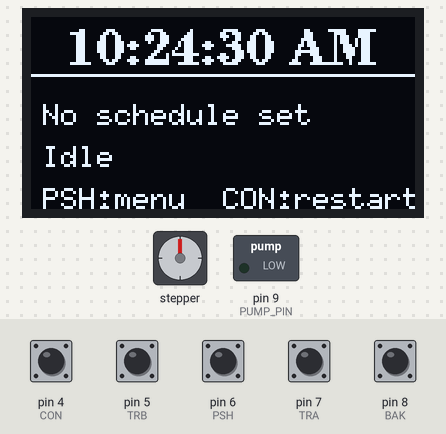
This sketch was run on a simulated SparkFun Pro Micro, built with avr-gcc and run on an emulated ATmega32U4. Shown: stepper motor, 128×64 one-colour display, switched loads named in the sketch (green lamp = pin HIGH). Wiring (inferred from the names in the program): stepper motor (2048 steps per turn assumed): coils pin 10, pin 16, pin 14, pin 15. The inputs (shaded band) are chosen by the test bench; at power-on: pin 4 (CON), pin 5 (TRB), pin 6 (PSH), pin 7 (TRA), pin 8 (BAK) HIGH. The local clock reads 2024-03-15 10:24:30 at power-on unless the sketch sets it.

Above: at 1.2 s.
1.3 s: pin 6 (PSH) pulled LOW for 0.45 s
At 3.0 s:
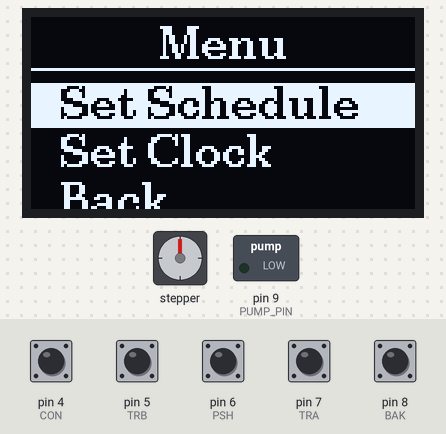
3.3 s: pin 6 (PSH) pulled LOW for 1 s
At 4.3 s:
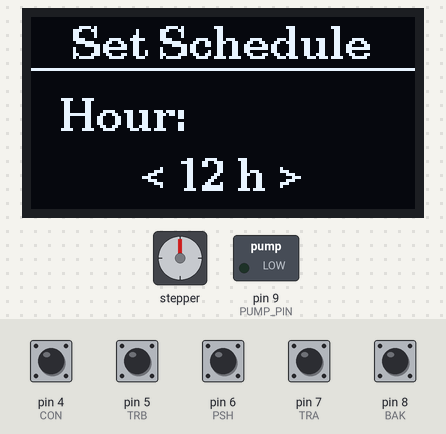
5.8 s: pin 6 (PSH) pulled LOW for 0.45 s
At 7.0 s:
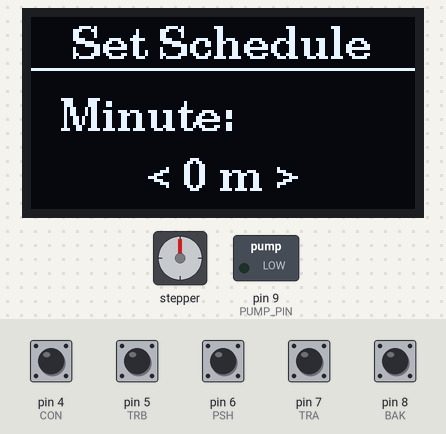
7.8 s: pin 6 (PSH) pulled LOW for 0.45 s
At 8.9 s:
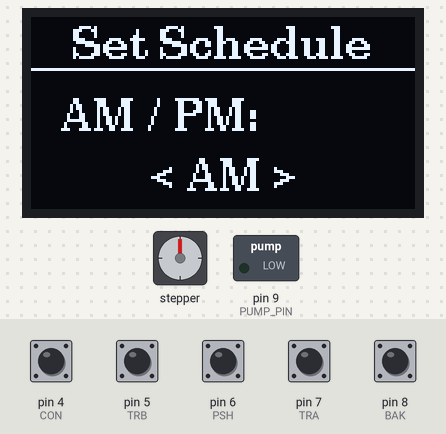
9.9 s: pin 7 (TRA) pulled LOW for 0.45 s
At 11.9 s:
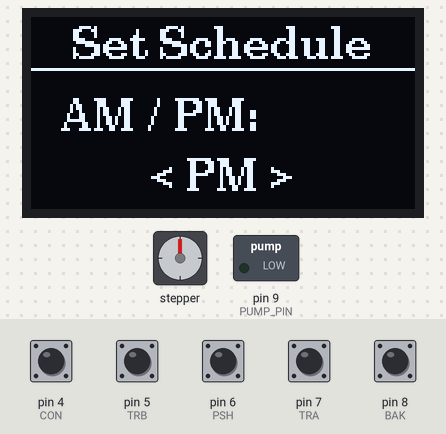
12.2 s: pin 6 (PSH) pulled LOW for 1 s
At 13.4 s:
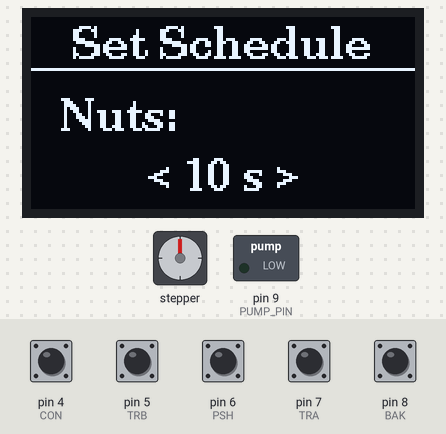
Timing chart, 0 to 15.2 s (numbered marks = the images above; inputs shaded):
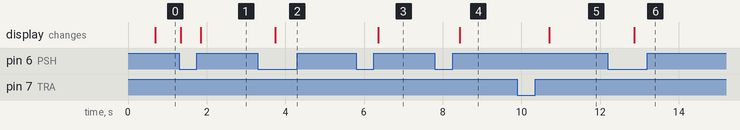

The sketch:

ans2.ino
```cpp
/*
 * Automatic Nut & Water Dispensing System
 * =======================================
 *
 * Hardware:
 *   - Arduino Pro Micro (ATmega32U4)
 *   - 1.3" OLED display (SH1106, 128x64, I2C at 0x3C)
 *   - EC11 rotary encoder with push button
 *   - CON (confirm) and BAK (back) buttons on the module
 *   - Water pump via MOSFET on pin 9
 *   - 28BYJ-48 stepper motor via ULN2003 driver (nut dispenser)
 *   - DS3231 RTC module (I2C at 0x68)
 *
 * Pin Mapping:
 *   TRA (Encoder A) -> Pin 7  (interrupt-capable INT6)
 *   TRB (Encoder B) -> Pin 5
 *   PSH (Encoder push) -> Pin 6
 *   CON (Confirm btn) -> Pin 4
 *   BAK (Back btn)    -> Pin 8
 *   SDA -> Pin 2 (I2C data)
 *   SCL -> Pin 3 (I2C clock)
 *   IN1 (ULN2003) -> Pin 10
 *   IN2 (ULN2003) -> Pin 16
 *   IN3 (ULN2003) -> Pin 14
 *   IN4 (ULN2003) -> Pin 15
 *   PUMP (MOSFET gate) -> Pin 9
 *
 * Button Roles:
 *   PSH  - Select/confirm in all menus; open menu from home screen
 *   BAK  - Go back to previous screen
 *   CON  - Re-arm schedule after dispensing completes (home screen only)
 *
 * How It Works:
 *   1. On boot, user sets the current time (hour, minute, AM/PM).
 *   2. From the home screen, press PSH to open the menu.
 *   3. "Set Schedule" lets user pick a dispense time and duration.
 *   4. At the scheduled time each day:
 *      - Nut dispenser runs for the set duration
 *      - Immediately after, water pump runs for the same duration
 *   5. After both finish, display shows "Done! CON to restart".
 *   6. Press CON to re-arm the same schedule for the next trigger.
 *   7. Schedule persists — no need to re-enter time/duration each day.
 *
 * Time Keeping:
 *   DS3231 RTC module keeps accurate time with battery backup.
 *   Time persists across power cycles. If RTC has valid time, clock
 *   setup is skipped on boot.
 *
 * Display Library:
 *   U8g2 with page buffering (128-byte pages) to fit within the
 *   Pro Micro's 2.5KB RAM. During stepper dispensing, display redraws
 *   are throttled to once per second so the main loop runs fast enough
 *   to step the motor at 5ms intervals.
 *
 * Stepper Motor:
 *   28BYJ-48 driven via ULN2003 (full-step sequence, 5ms step delay).
 *   Coils are de-energized when idle to save power and reduce heat.
 */

#include <U8g2lib.h>
#include <Wire.h>
#include <RTClib.h>
#include <EEPROM.h>

// --- Display: SH1106 128x64 OLED over hardware I2C ---
U8G2_SH1106_128X64_NONAME_1_HW_I2C u8g2(U8G2_R0, U8X8_PIN_NONE);

// --- DS3231 RTC ---
RTC_DS3231 rtc;

// --- Pin definitions ---
#define TRA 7   // Encoder channel A (uses INT6 for hardware interrupt)
#define TRB 5   // Encoder channel B
#define PSH 6   // Encoder push button (select/confirm)
#define CON 4   // Confirm button (re-arm schedule only)
#define BAK 8   // Back button

#define PUMP_PIN 9   // MOSFET gate for water pump (HIGH = on)

// --- Stepper motor (28BYJ-48 via ULN2003) for nut dispenser ---
#define IN1 10
#define IN2 16
#define IN3 14
#define IN4 15

// Full-step sequence (4 steps, good torque)
const uint8_t stepSeq[4][4] = {
  {1,1,0,0}, {0,1,1,0}, {0,0,1,1}, {1,0,0,1}
};
int stepIdx = 0;
unsigned long lastStepTime = 0;
#define STEP_DELAY_MS 5  // milliseconds between steps

// Advance stepper one step (dir: 1=CW, -1=CCW). Non-blocking.
void stepMotor(int dir) {
  stepIdx = (stepIdx + dir + 4) % 4;
  digitalWrite(IN1, stepSeq[stepIdx][0]);
  digitalWrite(IN2, stepSeq[stepIdx][1]);
  digitalWrite(IN3, stepSeq[stepIdx][2]);
  digitalWrite(IN4, stepSeq[stepIdx][3]);
}

// Turn off all coils (saves power when idle)
void stopMotor() {
  digitalWrite(IN1, LOW);
  digitalWrite(IN2, LOW);
  digitalWrite(IN3, LOW);
  digitalWrite(IN4, LOW);
}

// =====================================================================
// Rotary Encoder (interrupt-driven)
// =====================================================================
// TRA is on pin 7 (INT6), so we use a hardware interrupt on FALLING edge.
// On each detent, we compare TRB to TRA to determine rotation direction.

volatile int encDelta = 0;

void encoderISR() {
  if (digitalRead(TRB) != digitalRead(TRA)) encDelta++;
  else encDelta--;
}

// Read and reset accumulated encoder ticks since last call
int readEncoder() {
  int d = encDelta;
  encDelta = 0;
  return d;
}

// =====================================================================
// Button Debounce
// =====================================================================
// Simple edge detector: returns true once per HIGH->LOW transition.
// Uses internal pull-ups, so pressed = LOW.

bool btnPressed(int pin, int &last) {
  int v = digitalRead(pin);
  bool p = (v == LOW && last == HIGH);
  last = v;
  return p;
}

int lastPsh = 1, lastCon = 1, lastBak = 1;

// =====================================================================
// RTC Time Functions
// =====================================================================

DateTime now() { return rtc.now(); }

// Current seconds since midnight
long nowSecs() {
  DateTime n = now();
  return (long)n.hour() * 3600L + (long)n.minute() * 60L + n.second();
}

// 12-hour format helpers
int nowHour12() {
  int h = now().hour() % 12;
  return h == 0 ? 12 : h;
}
int nowMin()    { return now().minute(); }
int nowSecond() { return now().second(); }
bool nowIsPM()  { return now().hour() >= 12; }

// Convert 12-hour + AM/PM to 24-hour format
int to24(int h12, bool pm) {
  if (pm) return h12 == 12 ? 12 : h12 + 12;
  else return h12 == 12 ? 0 : h12;
}

// =====================================================================
// Schedule & Dispensing State Machine
// =====================================================================

struct Schedule {
  int hour24;         // scheduled hour in 24h format (0-23)
  uint8_t minute;     // scheduled minute (0-59)
  uint8_t nutDur;     // nut dispense duration in seconds (1-120)
  uint8_t waterDur;   // water dispense duration in seconds (1-120)
  bool set;           // true once user has configured a schedule
};

Schedule sched = {0, 0, 10, 10, false};

// EEPROM addresses for schedule persistence
#define EEPROM_MAGIC_ADDR 0      // 1 byte: magic number to detect valid data
#define EEPROM_HOUR_ADDR  1      // 1 byte: hour24 (0-23)
#define EEPROM_MIN_ADDR   2      // 1 byte: minute (0-59)
#define EEPROM_NUT_DUR_ADDR   3  // 1 byte: nut duration (1-120)
#define EEPROM_WATER_DUR_ADDR 4  // 1 byte: water duration (1-120)
#define EEPROM_MAGIC_VAL  0xA6   // Magic value (changed to invalidate old format)

// Save schedule to EEPROM
void saveSchedule() {
  EEPROM.update(EEPROM_MAGIC_ADDR, EEPROM_MAGIC_VAL);
  EEPROM.update(EEPROM_HOUR_ADDR, (uint8_t)sched.hour24);
  EEPROM.update(EEPROM_MIN_ADDR, sched.minute);
  EEPROM.update(EEPROM_NUT_DUR_ADDR, sched.nutDur);
  EEPROM.update(EEPROM_WATER_DUR_ADDR, sched.waterDur);
}

// Load schedule from EEPROM (returns true if valid data found)
bool loadSchedule() {
  if (EEPROM.read(EEPROM_MAGIC_ADDR) != EEPROM_MAGIC_VAL) return false;
  sched.hour24 = EEPROM.read(EEPROM_HOUR_ADDR);
  sched.minute = EEPROM.read(EEPROM_MIN_ADDR);
  sched.nutDur = EEPROM.read(EEPROM_NUT_DUR_ADDR);
  sched.waterDur = EEPROM.read(EEPROM_WATER_DUR_ADDR);
  sched.set = true;
  return true;
}

// Dispense state machine:
//   0 = idle (waiting for scheduled time)
//   1 = nut dispenser running
//   2 = water pump running (starts immediately after nuts finish)
//   3 = done, waiting for user to press CON to re-arm
uint8_t dispState = 0;
unsigned long dispStarted = 0;
int lastTriggerMin = -1;  // prevents re-triggering within the same minute

// Forward declaration (Arduino auto-prototype doesn't handle struct refs)
void checkDispensing();

// =====================================================================
// Menu / Screen State
// =====================================================================

enum Screen {
  CLOCK_HOUR, CLOCK_MIN, CLOCK_AMPM,   // Initial clock setup
  HOME,                                  // Home screen with time & status
  MAIN_MENU,                             // Menu: Set Schedule / Set Clock / Back
  SCHED_HOUR, SCHED_MIN, SCHED_AMPM, SCHED_NUT_DUR, SCHED_WATER_DUR  // Schedule setup wizard
};

Screen screen = CLOCK_HOUR;  // Boot into clock setup
int menuPos = 0;             // Highlighted menu item index
int editVal = 12;            // Current value being edited by encoder
bool editPM = false;         // AM/PM toggle state during editing
int savedHour = 12;          // Stashed hour value across edit screens
int savedMin = 0;            // Stashed minute value across edit screens
int schedHour = 12;          // Stashed hour for schedule wizard
int schedMin = 0;            // Stashed minute for schedule wizard

// =====================================================================
// Display Drawing Functions
// =====================================================================

// Draw a centered title with underline
void drawTitle(const char *t) {
  u8g2.setFont(u8g2_font_ncenB10_tr);
  int w = u8g2.getStrWidth(t);
  u8g2.drawStr((128 - w) / 2, 14, t);
  u8g2.drawHLine(0, 17, 128);
}

// Generic edit screen: title, label, and centered value string
void drawValScreen(const char *title, const char *label, const char *valStr) {
  drawTitle(title);
  u8g2.setFont(u8g2_font_ncenB10_tr);
  u8g2.drawStr(10, 38, label);
  int w = u8g2.getStrWidth(valStr);
  u8g2.drawStr((128 - w) / 2, 58, valStr);
}

// Home screen: current time, schedule info, dispense status, button hints
void drawHome() {
  char buf[24];

  // Current time (large, centered)
  u8g2.setFont(u8g2_font_ncenB12_tr);
  snprintf(buf, sizeof(buf), "%02d:%02d:%02d %s",
           nowHour12(), nowMin(), nowSecond(), nowIsPM() ? "PM" : "AM");
  int w = u8g2.getStrWidth(buf);
  u8g2.drawStr((128 - w) / 2, 16, buf);
  u8g2.drawHLine(0, 19, 128);

  // Schedule info
  u8g2.setFont(u8g2_font_6x10_tr);
  if (sched.set) {
    int sh = sched.hour24 % 12;
    if (sh == 0) sh = 12;
    bool spm = sched.hour24 >= 12;
    snprintf(buf, sizeof(buf), "%02d:%02d%s N%ds W%ds",
             sh, sched.minute, spm ? "P" : "A", sched.nutDur, sched.waterDur);
    u8g2.drawStr(4, 36, buf);
  } else {
    u8g2.drawStr(4, 36, "No schedule set");
  }

  // Dispense state
  if (dispState == 1)
    u8g2.drawStr(4, 50, ">> Dispensing NUTS");
  else if (dispState == 2)
    u8g2.drawStr(4, 50, ">> Dispensing WATER");
  else if (dispState == 3)
    u8g2.drawStr(4, 50, "Done! CON to restart");
  else
    u8g2.drawStr(4, 50, "Idle");

  // Button hints
  u8g2.drawStr(4, 64, "PSH:menu  CON:restart");
}

// Main menu with highlighted selection
void drawMainMenu() {
  drawTitle("Menu");
  u8g2.setFont(u8g2_font_ncenB10_tr);
  const char *items[] = {"Set Schedule", "Set Clock", "Back"};
  for (int i = 0; i < 3; i++) {
    int y = 34 + i * 16;
    if (i == menuPos) {
      // Inverted highlight for selected item
      u8g2.drawBox(0, y - 12, 128, 15);
      u8g2.setDrawColor(0);
      u8g2.drawStr(10, y, items[i]);
      u8g2.setDrawColor(1);
    } else {
      u8g2.drawStr(10, y, items[i]);
    }
  }
}

// =====================================================================
// Setup
// =====================================================================

void setup() {
  // Configure button pins with internal pull-ups
  pinMode(TRA, INPUT_PULLUP);
  pinMode(TRB, INPUT_PULLUP);
  pinMode(PSH, INPUT_PULLUP);
  pinMode(CON, INPUT_PULLUP);
  pinMode(BAK, INPUT_PULLUP);

  // Water pump MOSFET (active HIGH — LOW = off)
  pinMode(PUMP_PIN, OUTPUT);
  digitalWrite(PUMP_PIN, LOW);

  // Stepper motor pins
  pinMode(IN1, OUTPUT);
  pinMode(IN2, OUTPUT);
  pinMode(IN3, OUTPUT);
  pinMode(IN4, OUTPUT);
  stopMotor();

  // Encoder interrupt on pin 7 (INT6)
  attachInterrupt(digitalPinToInterrupt(TRA), encoderISR, FALLING);

  u8g2.begin();

  // Initialize RTC
  if (!rtc.begin()) {
    // RTC not found — show error and halt
    u8g2.firstPage();
    do {
      u8g2.setFont(u8g2_font_ncenB10_tr);
      u8g2.drawStr(10, 40, "RTC not found!");
    } while (u8g2.nextPage());
    while (1);  // halt
  }

  // Skip clock setup if RTC has valid time (battery maintained)
  if (!rtc.lostPower()) {
    screen = HOME;
  }

  // Load saved schedule from EEPROM
  loadSchedule();

  editVal = 12;
  editPM = false;
}

// =====================================================================
// Dispensing Logic
// =====================================================================
// Called every loop iteration. Checks if current time matches schedule
// and manages the nuts -> water -> done state transitions.

void checkDispensing() {
  // Check if it's time to trigger
  if (sched.set && dispState == 0) {
    int curMin = (nowSecs() / 60) % 1440;
    int schedMin = sched.hour24 * 60 + sched.minute;
    if (curMin == schedMin && lastTriggerMin != curMin) {
      dispState = 1;
      dispStarted = millis();
      lastTriggerMin = curMin;
    }
    // Reset trigger guard once we've moved past the scheduled minute
    if (curMin != schedMin) {
      lastTriggerMin = -1;
    }
  }

  // Nut dispenser running: run motor continuously (blocking) for nutDur seconds
  if (dispState == 1) {
    unsigned long endTime = dispStarted + (unsigned long)sched.nutDur * 1000UL;
    while (millis() < endTime) {
      stepMotor(-1);
      delayMicroseconds(STEP_DELAY_MS * 1000UL);
    }
    stopMotor();
    dispState = 2;
    dispStarted = millis();
    digitalWrite(PUMP_PIN, HIGH);  // Turn on water pump
  }

  // Water duration elapsed -> done, wait for user acknowledgment
  if (dispState == 2 && millis() - dispStarted >= (unsigned long)sched.waterDur * 1000UL) {
    digitalWrite(PUMP_PIN, LOW);   // Turn off water pump
    dispState = 3;
  }
}

// =====================================================================
// Main Loop
// =====================================================================

void loop() {
  int enc = readEncoder();
  bool con = btnPressed(CON, lastCon);
  bool bak = btnPressed(BAK, lastBak);
  bool psh = btnPressed(PSH, lastPsh);
  char buf[24];

  // --- Input handling per screen ---
  switch (screen) {

    // --- Initial clock setup (shown on boot) ---
    case CLOCK_HOUR:
      editVal = constrain(editVal + enc, 1, 12);
      if (psh) { savedHour = editVal; editVal = 0; screen = CLOCK_MIN; }
      break;

    case CLOCK_MIN:
      editVal = constrain(editVal + enc, 0, 59);
      if (psh) { savedMin = editVal; editPM = false; screen = CLOCK_AMPM; }
      if (bak) { editVal = savedHour; screen = CLOCK_HOUR; }
      break;

    case CLOCK_AMPM:
      if (enc != 0) editPM = !editPM;
      if (psh) {
        // Commit the user-set time to the RTC
        int h24 = to24(savedHour, editPM);
        rtc.adjust(DateTime(2024, 1, 1, h24, savedMin, 0));
        screen = HOME;
      }
      if (bak) { editVal = savedMin; screen = CLOCK_MIN; }
      break;

    // --- Home screen ---
    case HOME:
      if (con && dispState == 3) {
        dispState = 0;  // Re-arm schedule with same settings
      }
      if (psh) { screen = MAIN_MENU; menuPos = 0; }
      break;

    // --- Main menu ---
    case MAIN_MENU:
      menuPos = constrain(menuPos + enc, 0, 2);
      if (psh) {
        if (menuPos == 0)      { screen = SCHED_HOUR; editVal = 12; editPM = false; }
        else if (menuPos == 1) { screen = CLOCK_HOUR; editVal = 12; editPM = false; }
        else                   { screen = HOME; }
      }
      if (bak) screen = HOME;
      break;

    // --- Schedule setup wizard ---
    case SCHED_HOUR:
      editVal = constrain(editVal + enc, 1, 12);
      if (psh) { schedHour = editVal; editVal = 0; screen = SCHED_MIN; }
      if (bak) screen = MAIN_MENU;
      break;

    case SCHED_MIN:
      editVal = constrain(editVal + enc, 0, 59);
      if (psh) { schedMin = editVal; editPM = false; screen = SCHED_AMPM; }
      if (bak) { editVal = schedHour; screen = SCHED_HOUR; }
      break;

    case SCHED_AMPM:
      if (enc != 0) editPM = !editPM;
      if (psh) {
        sched.hour24 = to24(schedHour, editPM);
        editVal = sched.nutDur;
        screen = SCHED_NUT_DUR;
      }
      if (bak) { editVal = schedMin; screen = SCHED_MIN; }
      break;

    case SCHED_NUT_DUR:
      editVal = constrain(editVal + enc, 1, 120);
      if (psh) {
        sched.nutDur = editVal;
        editVal = sched.waterDur;
        screen = SCHED_WATER_DUR;
      }
      if (bak) { screen = SCHED_AMPM; }
      break;

    case SCHED_WATER_DUR:
      editVal = constrain(editVal + enc, 1, 120);
      if (psh) {
        sched.waterDur = editVal;
        sched.set = true;
        sched.minute = schedMin;
        saveSchedule();  // Persist to EEPROM
        dispState = 0;
        lastTriggerMin = -1;
        screen = HOME;
      }
      if (bak) { editVal = sched.nutDur; screen = SCHED_NUT_DUR; }
      break;
  }

  checkDispensing();

  // Display refresh timing
  static unsigned long lastDraw = 0;
  bool needDraw = (millis() - lastDraw >= 50);

  if (needDraw) {
    lastDraw = millis();
    u8g2.firstPage();
    do {
      switch (screen) {
        case CLOCK_HOUR:
          snprintf(buf, sizeof(buf), "< %d h >", editVal);
          drawValScreen("Set Clock", "Hour:", buf);
          break;
        case CLOCK_MIN:
          snprintf(buf, sizeof(buf), "< %d m >", editVal);
          drawValScreen("Set Clock", "Minute:", buf);
          break;
        case CLOCK_AMPM:
          snprintf(buf, sizeof(buf), "< %s >", editPM ? "PM" : "AM");
          drawValScreen("Set Clock", "AM / PM:", buf);
          break;
        case HOME:        drawHome(); break;
        case MAIN_MENU:   drawMainMenu(); break;
        case SCHED_HOUR:
          snprintf(buf, sizeof(buf), "< %d h >", editVal);
          drawValScreen("Set Schedule", "Hour:", buf);
          break;
        case SCHED_MIN:
          snprintf(buf, sizeof(buf), "< %d m >", editVal);
          drawValScreen("Set Schedule", "Minute:", buf);
          break;
        case SCHED_AMPM:
          snprintf(buf, sizeof(buf), "< %s >", editPM ? "PM" : "AM");
          drawValScreen("Set Schedule", "AM / PM:", buf);
          break;
        case SCHED_NUT_DUR:
          snprintf(buf, sizeof(buf), "< %d s >", editVal);
          drawValScreen("Set Schedule", "Nuts:", buf);
          break;
        case SCHED_WATER_DUR:
          snprintf(buf, sizeof(buf), "< %d s >", editVal);
          drawValScreen("Set Schedule", "Water:", buf);
          break;
      }
    } while (u8g2.nextPage());
  }
}
```

Measured:
- after the input at 1.3 s, the display: first differs from a run without the input after 0.55 s (image 1)
- after the input at 3.3 s, the display: changes after 0.44 s (image 2)
- after the input at 5.8 s, the display: changes after 0.56 s (image 3)
- after the input at 7.8 s, the display: changes after 0.64 s (image 4)
- after the input at 9.9 s, the display: changes after 0.80 s (image 5)
- after the input at 12.2 s, the display: changes after 0.67 s (image 6)
